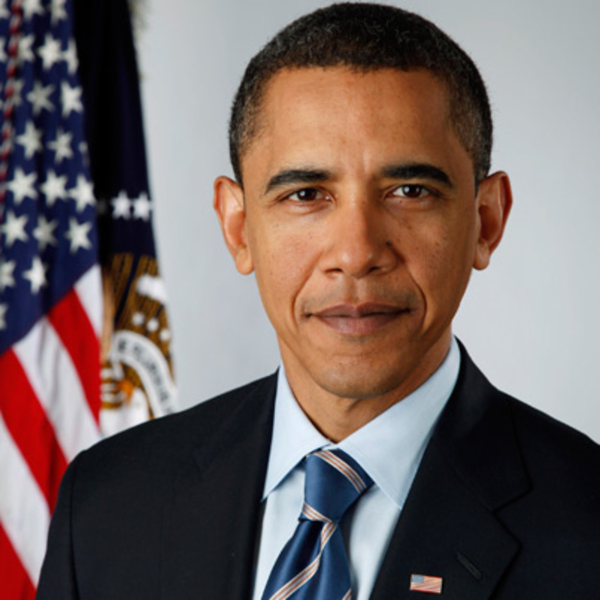
#> input picture train/Barack Obama/barack-obama-1.jpg, 1200 x 1200 px (shown at 1/2 size); its folder holds only this picture in this run
$ python reconocer.py --image 'train/Barack Obama/barack-obama-1.jpg'
#> lines starting #> are read from the running program, lines starting #| are printed output that depends on the picture
### train.py
import os
from os.path import join, isdir
from PIL import Image

import cv2
import numpy as np

import detect
import config

def getLabels(a_dir):
    return [name for name in os.listdir(a_dir) if isdir(join(a_dir, name))]

def supportedImg(name):
    return name.lower().endswith('.png') or name.lower().endswith('.jpg')

def combineFaces(faces, w=100, h=100, numPerRow=5):
    small_img = []
    row_img = []
    count = 0
    for img in faces:
        small_img.append(cv2.resize(img, (w, h)))
        count += 1
        if count % numPerRow == 0:
            count = 0
            row_img.append(np.concatenate(small_img, axis=1))
            small_img = []
    if len(small_img) > 0:
        for x in range (0, numPerRow-len(small_img)):
            small_img.append(np.zeros((h,w), np.uint8))
        row_img.append(np.concatenate(small_img, axis=1))

    return np.concatenate(row_img, axis=0)

def extractFaces(a_dir, folder, levelFace=False):
    faceCascade = cv2.CascadeClassifier('cascades/haarcascade_frontalface_default.xml')
    eyeCascade = cv2.CascadeClassifier('cascades/haarcascade_eye.xml')

    the_path = join(a_dir, folder)
    result = []

    for img in [f for f in os.listdir(the_path) if supportedImg(f)]:
        img_path = join(the_path, img)
        image, faces = detect.detectFaces(cv2.imread(img_path), faceCascade, eyeCascade, True)
        if len(faces) == 0:
            print("No face found in " + img_path)
        for ((x, y, w, h), eyedim) in faces:
            if not levelFace:
                result.append(image[y:y+h, x:x+w])
            else:
                result.append(detect.levelFace(image, ((x, y, w, h), eyedim)))
                #result.append(image[y:y+h, x:x+w])
    return result

def trainRecognizer(db_folder, trainSize=config.DEFAULT_FACE_SIZE, showFaces=False, forceTrain=False):
    recognizer = cv2.face.LBPHFaceRecognizer_create()
    #recognizer = cv2.face.FisherFaceRecognizer_create()
    #recognizer = cv2.face.EigenFaceRecognizer_create()

    if (not forceTrain) and loadRecognizer(recognizer):
        return recognizer

    folders = getLabels(db_folder)
    images = []
    labels = []

    label_count = 0
    label_map = {}

    for folder in folders:
        faces = extractFaces(db_folder, folder, True)
        images.extend([cv2.resize(face, trainSize) for face in faces])

        labels.extend([label_count] * len(faces))
        label_map[label_count] = folder
        label_count += 1

        if showFaces:
            cv2.namedWindow("faces", 1)
            cv2.imshow("faces", combineFaces(faces))
            cv2.waitKey(0)

    if showFaces:
        cv2.destroyWindow("faces")

    recognizer.train(images, np.array(labels))
    for key in label_map:
        recognizer.setLabelInfo(key, label_map[key])

    saveRecognizer(recognizer)

    return recognizer

def saveRecognizer(recognizer, filename=config.RECOGNIZER_OUTPUT_FILE):
    recognizer.save(filename)

def loadRecognizer(recognizer, filename=config.RECOGNIZER_OUTPUT_FILE):
    try:
        recognizer.read(filename)
        return True
    except (cv2.error):
        return False

# [2 lines that do not run on import are left out]

### detect.py
import math
import cv2
import numpy as np
import config

def levelFace(image, face):
    ((x, y, w, h), eyedim) = face
    if len(eyedim) != 2:
        return image[y:y+h, x:x+w]

    leftx = eyedim[0][0]
    lefty = eyedim[0][1]
    rightx = eyedim[1][0]
    righty = eyedim[1][1]
    if leftx > rightx:
        leftx, rightx = rightx, leftx
        lefty, righty = righty, lefty
    if lefty == righty or leftx == rightx:
        return image[y:y+h, x:x+w]

    rotDeg = math.degrees(math.atan((righty - lefty) / float(rightx - leftx)))
    if abs(rotDeg) < 20:
        rotMat = cv2.getRotationMatrix2D((leftx, lefty), rotDeg, 1)
        rotImg = cv2.warpAffine(image, rotMat, (image.shape[1], image.shape[0]))
        return rotImg[y:y+h, x:x+w]

    return image[y:y+h, x:x+w]

def detectFaces(image, faceCascade, eyeCascade=None, returnGray=True):
    cas_rejectLevel = 1.3
    cas_levelWeight = 5

    gray = cv2.cvtColor(image, cv2.COLOR_BGR2GRAY)
    faces = faceCascade.detectMultiScale(gray, cas_rejectLevel, cas_levelWeight)
    result = []
    for (x, y, w, h) in faces:
        eyes = []
        if eyeCascade != None:
            roi_gray = gray[y:y+h, x:x+w]
            eyes = eyeCascade.detectMultiScale(roi_gray)

        result.append(((x, y, w, h), eyes))

    if returnGray:
        return gray, result
    else:
        return image, result

# [25 lines that do not run on import are left out]

### reconocer.py
import cv2
import train
import detect
import config
import imutils
import argparse

def RecognizeFace(image, faceCascade, eyeCascade, faceSize, threshold):
    found_faces = []
    recognizer = train.trainRecognizer('train', faceSize, showFaces=True)
    gray, faces = detect.detectFaces(image, faceCascade, eyeCascade, returnGray=1)
    for ((x, y, w, h), eyedim)  in faces:
        label, confidence = recognizer.predict(cv2.resize(detect.levelFace(gray, ((x, y, w, h), eyedim)), faceSize))
        if confidence < threshold:
            found_faces.append((label, confidence, (x, y, w, h)))

    return found_faces


if __name__ == '__main__':
    ap = argparse.ArgumentParser()
    ap.add_argument("-i", "--image", required = True,
    help = "Ruta de la imagen para reconocer")
    args = vars(ap.parse_args())

    faceCascade = cv2.CascadeClassifier('cascades/face.xml')
    eyeCascade = cv2.CascadeClassifier('cascades/haarcascade_eye.xml')
    faceSize = config.DEFAULT_FACE_SIZE
    threshold = 500
    recognizer = train.trainRecognizer('train', faceSize, showFaces=True)
#> in detectFaces, `cas_rejectLevel = 1.3`: cas_rejectLevel = 1.3
#> in detectFaces, `gray = cv2.cvtColor(image, cv2.COLOR_BGR2GRAY)`:
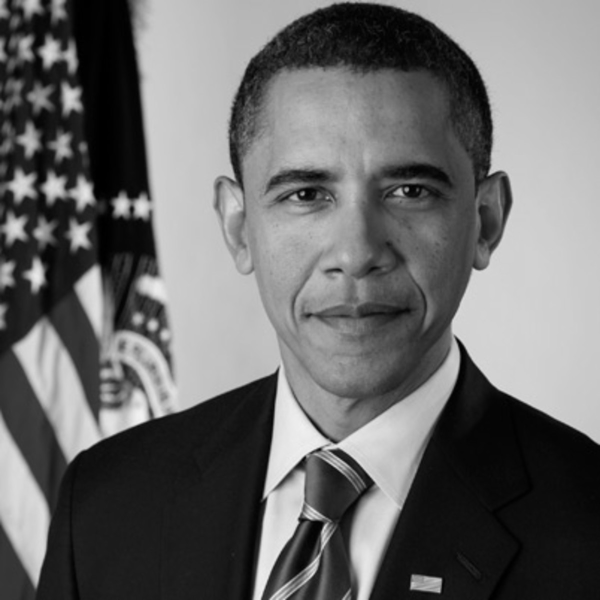
#> gray: shape (1200, 1200) (shown at 1/2 size); min 0, max 243, mean 106.2
#> in detectFaces, image is the input picture: shape (1200, 1200, 3); mean B, G, R 99.8, 102.3, 116.3
#> in detectFaces, `faces = faceCascade.detectMultiScale(gray, cas_rejectLevel, cas_levelW..`: faces = [[436, 172, 551, 551]]
#> the loop in detectFaces, `for (x, y, w, h) in faces:` made 1 pass
#> pass 1, in detectFaces, `roi_gray = gray[y:y+h, x:x+w]`:
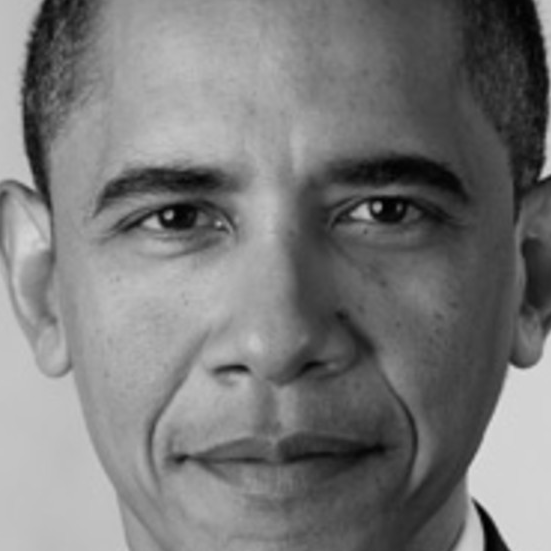
#> roi_gray: shape (551, 551); min 0, max 219, mean 120.5
#> after the loop in detectFaces, `for (x, y, w, h) in faces:`: result = 1 item
#> the loop in extractFaces, `for ((x, y, w, h), eyedim) in faces:` made 1 pass
#> the loop in combineFaces, `for img in faces:` made 1 pass
#> after the loop in combineFaces, `for img in faces:`: count = 1; row_img = []; small_img = 1 item
#> the loop in combineFaces, `for x in range (0, numPerRow-len(small_img)):` made 4 passes
#> after the loop in combineFaces, `for x in range (0, numPerRow-len(small_img)):`: small_img = 5 items
#> in combineFaces, `return np.concatenate(row_img, axis=0)`:
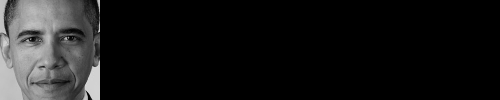
#> returned value: shape (100, 500); min 0, max 216, mean 24.1
#> pass 2 of the loop in trainRecognizer, `for folder in folders:`:
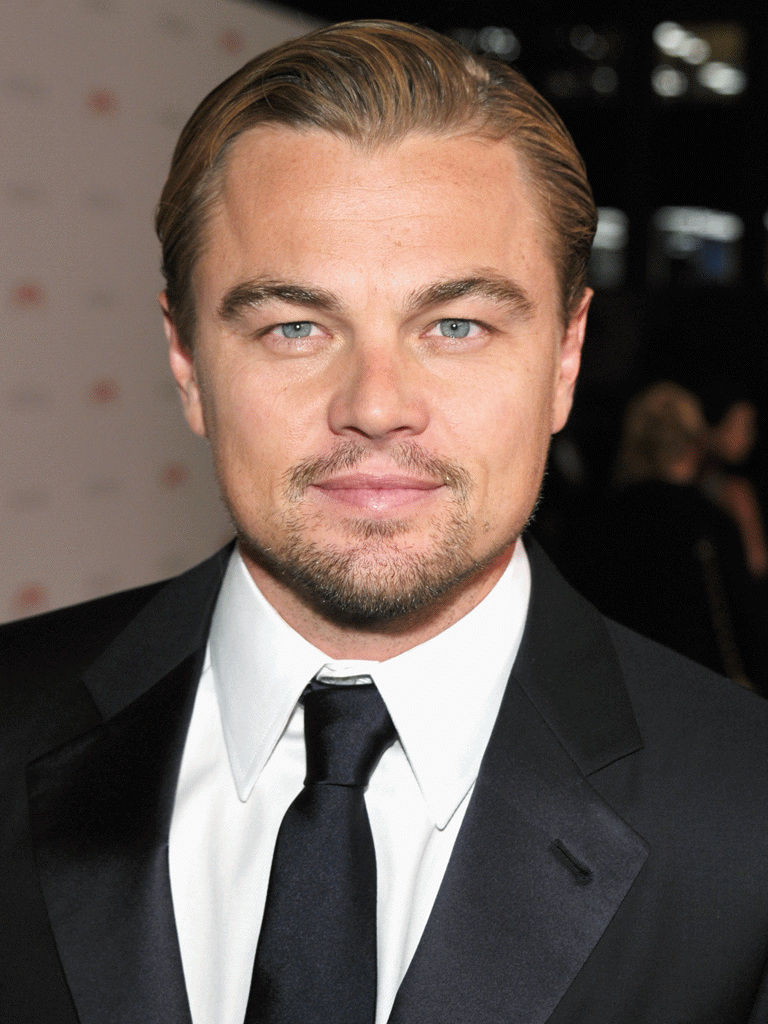
#> input picture train/Leonardo DiCaprio/leonardo-dicaprio-1.png, 768 x 1024 px
#> gray: shape (1024, 768)
#> in detectFaces, image is the input picture: shape (1024, 768, 3); mean B, G, R 83.2, 90, 104.4
#> in detectFaces (call 2), `faces = faceCascade.detectMultiScale(gray, cas_rejectLevel, cas_levelW..`: faces = [[165, 154, 426, 426]]
#> the loop in detectFaces (call 2), `for (x, y, w, h) in faces:` made 1 pass
#> (x, y, w, h, eyes) on pass 1: (165, 154, 426, 426, [[245, 137, 77, 77], [91, 140, 77, 77], [131, 151, 58, 58]])
#> pass 1, in detectFaces (call 2), `roi_gray = gray[y:y+h, x:x+w]`:
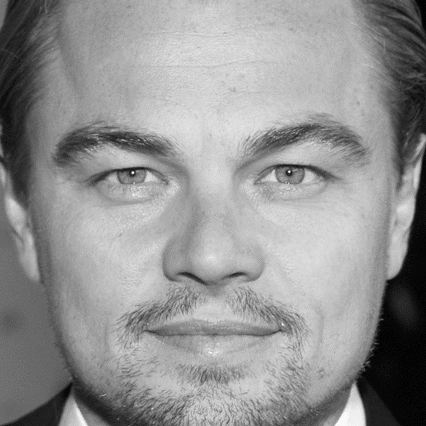
#> roi_gray: shape (426, 426); min 0, max 255, mean 146.6
#> after the loop in detectFaces (call 2), `for (x, y, w, h) in faces:`: result = [((165, 154, 426, 426), [[245, 137, 77, 77], [91, 140, 77, 77], [131, 151, 58, 58]])]
#> in extractFaces (call 2), `image, faces = detect.detectFaces(cv2.imread(img_path), faceCascade, e..`: faces has the same summary as result in detectFaces
#> the loop in extractFaces (call 2), `for ((x, y, w, h), eyedim) in faces:` made 1 pass
#> the loop in combineFaces (call 2), `for img in faces:` made 1 pass
#> after the loop in combineFaces (call 2), `for img in faces:`: count = 1; small_img = 1 item
#> the loop in combineFaces (call 2), `for x in range (0, numPerRow-len(small_img)):` made 4 passes
#> after the loop in combineFaces (call 2), `for x in range (0, numPerRow-len(small_img)):`: small_img = 5 items
#> in combineFaces (call 2), `return np.concatenate(row_img, axis=0)`:
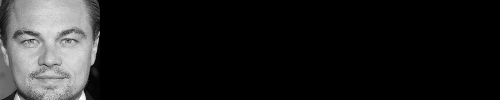
#> returned value: shape (100, 500); min 0, max 250, mean 29.3

    cv2.namedWindow("Reconocimiento de Rostros", 1)
    capture = cv2.imread(args["image"])

    while True:
        img = imutils.resize(capture, height=500)
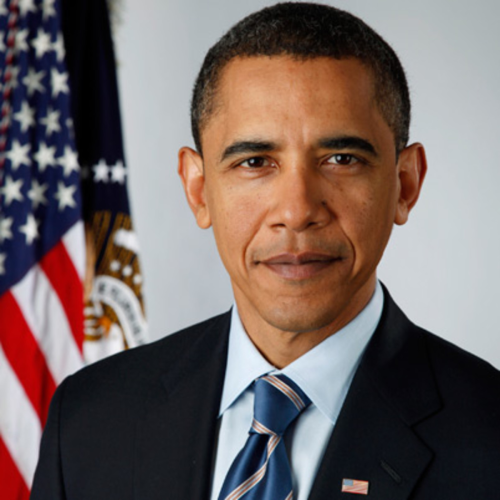
#> img: shape (500, 500, 3); mean B, G, R 99.8, 102.3, 116.3

        for (label, confidence, (x, y, w, h)) in RecognizeFace(img, faceCascade, eyeCascade, faceSize, threshold):
#> call 3 of detectFaces, with returnGray = 1
#> in detectFaces (call 3), `gray = cv2.cvtColor(image, cv2.COLOR_BGR2GRAY)`:
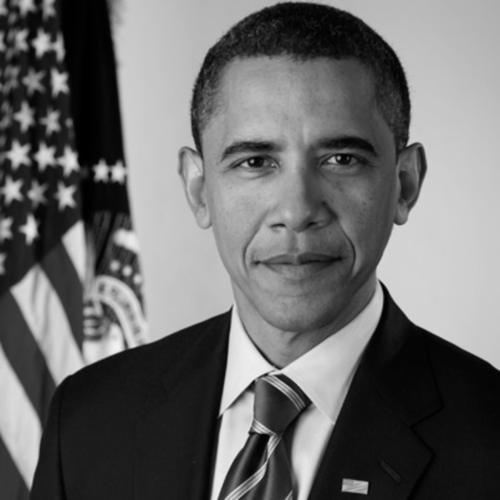
#> gray: shape (500, 500); min 0, max 241, mean 106.2
#> in detectFaces (call 3), `faces = faceCascade.detectMultiScale(gray, cas_rejectLevel, cas_levelW..`: faces = [[178, 70, 233, 233]]
#> the loop in detectFaces (call 3), `for (x, y, w, h) in faces:` made 1 pass
#> (x, y, w, h, eyes) on pass 1: (178, 70, 233, 233, [[135, 61, 55, 55], [48, 66, 52, 52], [89, 144, 21, 21]])
#> pass 1, in detectFaces (call 3), `roi_gray = gray[y:y+h, x:x+w]`:
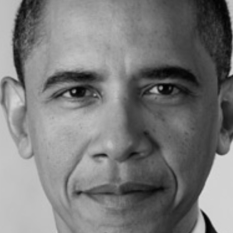
#> roi_gray: shape (233, 233); min 1, max 216, mean 121.5
#> after the loop in detectFaces (call 3), `for (x, y, w, h) in faces:`: result = [((178, 70, 233, 233), [[135, 61, 55, 55], [48, 66, 52, 52], [89, 144, 21, 21]])]
#> in RecognizeFace, `gray, faces = detect.detectFaces(image, faceCascade, eyeCascade, retur..`: faces has the same summary as result in detectFaces
#> the loop in RecognizeFace, `for ((x, y, w, h), eyedim)  in faces:` made 1 pass
#> (label, confidence) on pass 1: (0, 21.47)
#> after the loop in RecognizeFace, `for ((x, y, w, h), eyedim)  in faces:`: found_faces = [(0, 21.47, (178, 70, 233, 233))]
            cv2.rectangle(img, (x, y), (x+w, y+h), (0, 255, 0), 2)
            cv2.putText(img, "{} = {}".format(recognizer.getLabelInfo(label), int(confidence)), (x, y), cv2.FONT_HERSHEY_PLAIN, 1, (0,255,0), 1, cv2.LINE_AA)
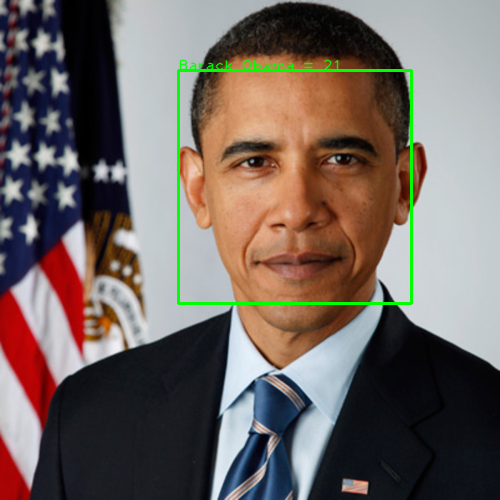
#> img: shape (500, 500, 3); mean B, G, R 98.2, 103.7, 114.2

        cv2.imshow("Reconocimiento de Rostros", img)

        if cv2.waitKey(30) & 0xFF == ord('q'):
#> (key q is pressed here)
            break
